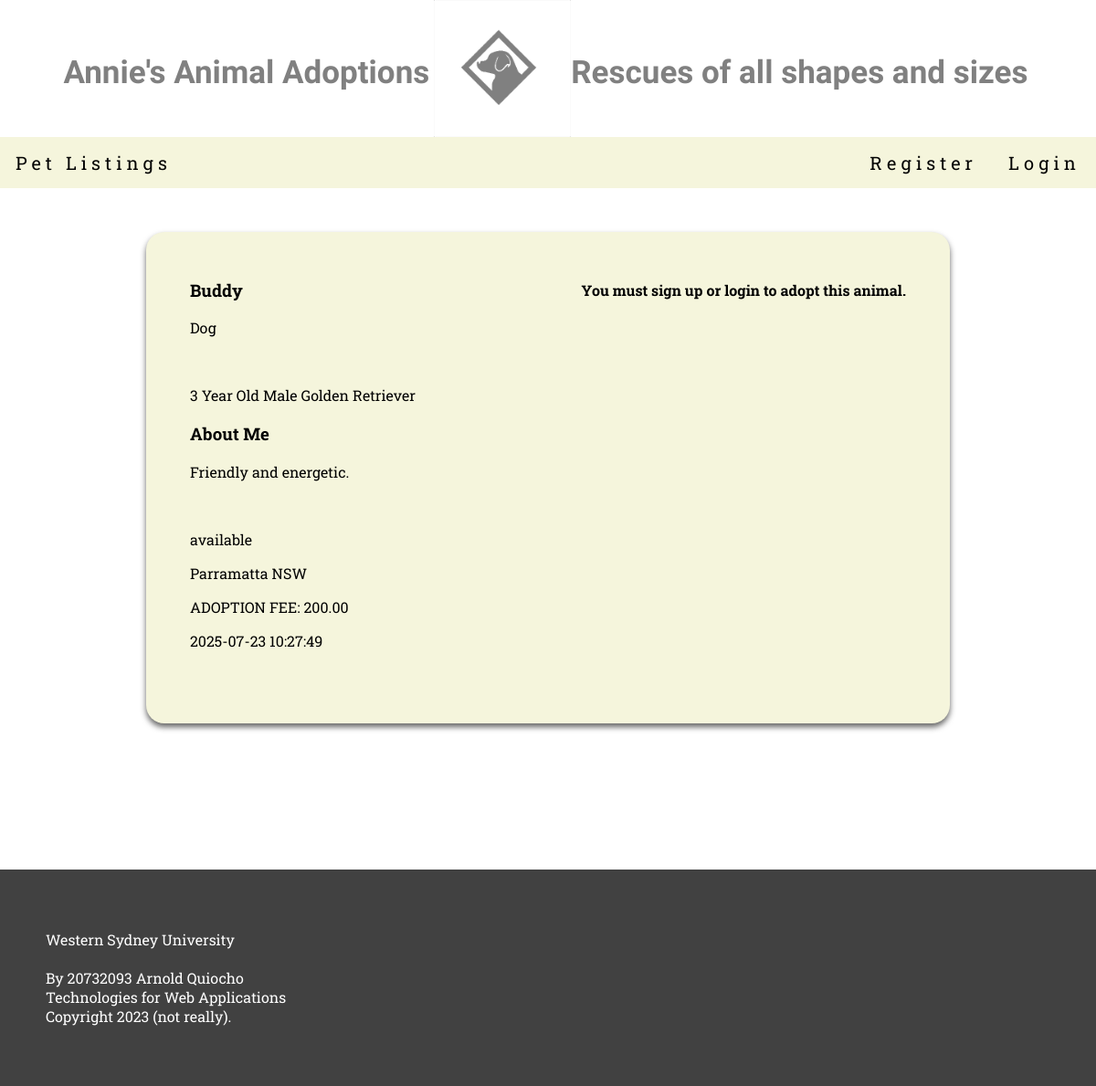
The app's page /petDetails.php?pet_id=1 with its own data.
### tables this page shows
CREATE TABLE pets (
    pet_id INT AUTO_INCREMENT PRIMARY KEY,
    name VARCHAR(50) NOT NULL,
    species VARCHAR(30) NOT NULL,
    breed VARCHAR(50),
    age INT,
    gender VARCHAR(10),
    image VARCHAR(100),
    description TEXT,
    status VARCHAR(20) DEFAULT 'available',
    suburb VARCHAR(50),
    state VARCHAR(10),
    fee DECIMAL(10,2),
    date_added DATETIME DEFAULT CURRENT_TIMESTAMP
);

### petDetails.php (the view, shortened to what this page needs)
<?php
if (isset($_SESSION['login'])) {
    $login = $_SESSION['login'];
} else {
    $login = false;
}
if (isset($_SESSION['user_id'])) {
    $user_id = $_SESSION['user_id'];
} else {
    $user_id = null;
}
?>
<!DOCTYPE html>
<html lang="en">
    <head>
        <link href="css/master.css" type="text/css" rel="stylesheet">
    </head>
    <body>
    <header>
            <a href="index.php">
                <section class="titleBar">
                    <h1>Annie's Animal Adoptions</h1>
                    <img src="images/LOGO.png" id="logo" alt="logo"></img>
                    <h2>Rescues of all shapes and sizes</h2>
                </section>
            </a>
            <section class="topNav" >
				<section id="leftNav">
					<a href="petListings.php" class="navmenu">Pet Listings</a>
				</section>
				<section id="RightNav">
                    <?php
                    if($login == true)
                    { ?>
                        <a href="logout.php" class="navmenu">Logout</a>
                    <?php
                    }
                    else if ($login == false)
                    { ?>
                    <a href="registrationPage.php" class="navmenu">Register</a>
					<a href="login.php" class="navmenu">Login</a>
                    <?php
                    } ?>
				</section>
			</section>
        </header>
        <main>
           <?php
           $pet_id = $_GET['pet_id'];
           require_once("dbconn.php");
           $sql = "SELECT * FROM pets WHERE pet_id = $pet_id";
           $results = $dbConn->query($sql)
                or die ('Problem with query: ' . $dbConn->error);
            $row = $results->fetch_assoc();
            $sql = "SELECT * FROM users WHERE user_id='$user_id'";
            $results = $dbConn->query($sql)
                or die ('Problem with query: ' . $dbConn->error);
            $userRow = $results->fetch_assoc();
           ?>
            <section class="description">
                <section>
                    <h3><?php echo $row["name"];?></h3>
                    <p><?php echo $row["species"]?></p>
                    <p><?php echo $row["age"]?> Year Old <?php echo $row["gender"]?> <?php echo $row["breed"]?></p>
                    <h3>About Me</h3>
                    <p><?php echo $row["description"]?></p><br>
                    <p><?php echo $row["status"]?></p>
                    <p><?php echo $row["suburb"]?> <?php echo $row["state"]?></p>
                    <p>ADOPTION FEE: <?php echo $row["fee"]?></p>
                    <p><?php echo $row["date_added"]?></p>
                </section>
                <section class="adoptionForm">
                    <?php if ($login ==true) { ?>
                    <form class ="adoptionForm" method="post" onsubmit="return validate(this);">
                        <h3>Adopt Me!</h3>
                        <section>
                            <label for="firstName">First Name </label>
                            <input type="text" name="firstName" id="firstName" size="20" value="<?php echo $userRow["first_name"];?>"><p class="required">*</p>
                    </section>
                    <section>
                            <label for="lastName">Last Name </label>
                            <input type="text" name="lastName" id="lastName"size="20" value="<?php echo $userRow["last_name"];?>"><p class="required">*</p>
                    </section>
                    <section>
                        <label for="email">Email </label>
                        <input type="text" name="email" id="email"size="20" value="<?php echo $userRow["email"];?>"><p class="required">*</p>
                    </section>
                    <section>
                        <label for="phone">Phone Number </label>
                        <input type="number" name="phone" id="phone"size="20" value="<?php echo $userRow["mobile"];?>"><p class="required">*</p>
                    </section>
                    <section>
                        <label for="application_notes">Give us a reason </label><p class="required">*</p>
                    </section>
                        <textarea name="application_notes" id="application_notes" rows="10" cols="80" placeholder="Be convincing!"></textarea>
                        <section>
                            <br><input type="submit">
                        </section>
                        <p id="formError" style="color:red; display:none;">All fields must not be empty.</p>
                        <p id="formPass" style="display: none;">Form submitted!</p>
                    </form>
                    <?php }
                    else
                    { ?>
                    <h4>You must sign up or login to adopt this animal.</h4>
                    <?php }
                    ?>
                </section>
            </section>
        </main>
        <footer>
            <p>Western Sydney University<br><br>By 20732093 Arnold Quiocho<br>Technologies for Web Applications<br>Copyright 2023 (not really).</p>
        </footer>
    </body>
</html>

### css/master.css (style rules this page uses)
html { background-color:white; padding: 0; }
body { margin: 0; font-family: 'Roboto Slab', serif; }
.titleBar { color: black; display:flex; justify-content: center; }
header > a { text-decoration: none; }
.titleBar > h1, .titleBar > h2 { font-size: 35px; padding-top: 30px; padding-right: 5px; font-family: 'Mogra', cursive; }
#logo { height: 150px; padding-top: 0; }
.topNav { padding:5px; background-color: beige; display: flex; justify-content: space-between; align-items: center; font-size:20px; letter-spacing: 5px; position: sticky; z-index: 9999; }
.navmenu { padding: 1vw; padding-bottom: 10px; padding-top: 10px; text-decoration: none; color: #000000; }
#leftNav { display: flex; align-items: center; }
h1, h2 { text-align: center; font-family: 'Mogra', cursive; }
footer { background-color: rgb(65, 65, 65); padding: 50px; color: white; }
.description { display: flex; flex-wrap: wrap; justify-content: space-between; background-color: beige; border-radius: 20px; margin-left: 10em; margin-right: 10em; margin-top: 3em; margin-bottom: 10em; padding-left: 3em; padding-right: 3em; padding-top:2em; padding-bottom: 4em; box-shadow: 0px 4px 6px #656565; }
.adoptionForm { display: flex; flex-direction: column; }

### records on screen
pets: name "Buddy", species "Dog", age "3", gender "Male", breed "Golden Retriever", description "Friendly and energetic.", status "available", suburb "Parramatta", state "NSW", fee "200.00", date_added "2025-07-23 10:27:49"
